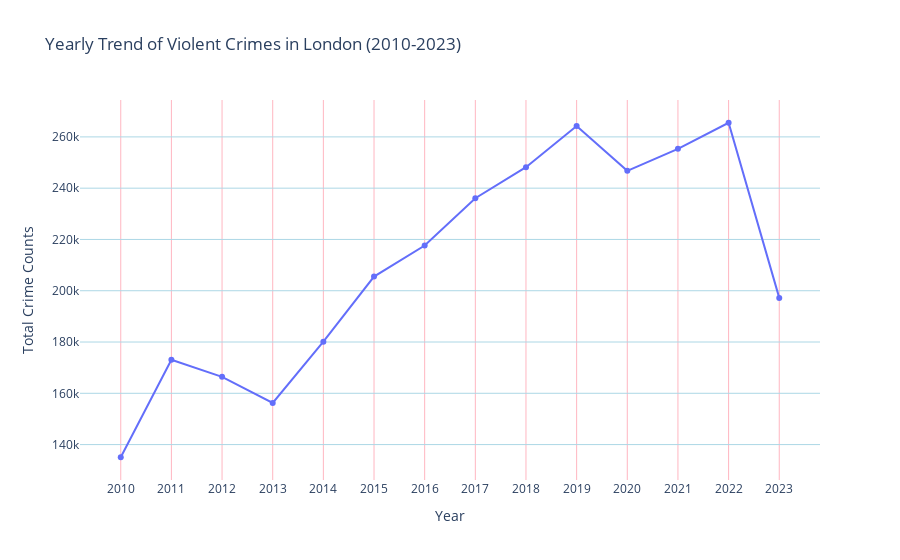

The code cell stored with this chart in its notebook:
### Code cell
# Extracting year from the columns and summing up the crimes for each year
yearly_totals = violent_crimes_data.drop(columns=['Major Category', 'Minor Category', 'Borough', 'LSOA Name', 'LSOA Code']).sum().reset_index()
yearly_totals['Year'] = yearly_totals['index'].str[:4]
yearly_sum = yearly_totals.groupby('Year').sum()

'''# Line Chart: Yearly trend of violent crimes for the entire city of London
plt.figure(figsize=(15, 6))
sns.lineplot(x=yearly_sum.index, y=yearly_sum[0], marker="o", color="b")
plt.title('Yearly Trend of Violent Crimes in London (2010-2023)', fontsize=15)
plt.xlabel('Year', fontsize=12)
plt.ylabel('Total Crime Counts', fontsize=12)
plt.grid(True, which="both", ls="--")
plt.tight_layout()
plt.show()'''

fig = px.line(yearly_sum, x=yearly_sum.index, y=yearly_sum.columns[0],
              markers=True, title='Yearly Trend of Violent Crimes in London (2010-2023)',
              labels={'x': 'Year', 'y': 'Total Crime Counts'})

fig.update_layout(xaxis_title='Year',
                  yaxis_title='Total Crime Counts',
                  xaxis=dict(showgrid=True, gridwidth=1, gridcolor='LightPink'),
                  yaxis=dict(showgrid=True, gridwidth=1, gridcolor='LightBlue'),
                  plot_bgcolor='white')

fig.show()

### Figure 1 — Plotly figure (JSON) as saved in the notebook; plotly's stock layout.template omitted (floating-point values rounded to 4 significant figures)
{"data": [{"hovertemplate": "Year=%{x}<br>0=%{y}<extra></extra>", "legendgroup": "", "line": {"color": "#636efa", "dash": "solid"}, "marker": {"symbol": "circle"}, "mode": "markers+lines", "name": "", "orientation": "v", "showlegend": false, "type": "scatter", "x": ["2010", "2011", "2012", "2013", "2014", "2015", "2016", "2017", "2018", "2019", "2020", "2021", "2022", "2023"], "xaxis": "x", "y": [135059, 173090, 166415, 156231, 180112, 205507, 217633, 236094, 248196, 264260, 246775, 255331, 265519, 197209], "yaxis": "y"}], "layout": {"legend": {"tracegroupgap": 0}, "plot_bgcolor": "white", "title": {"text": "Yearly Trend of Violent Crimes in London (2010-2023)"}, "xaxis": {"anchor": "y", "domain": [0, 1], "gridcolor": "LightPink", "gridwidth": 1, "showgrid": true, "title": {"text": "Year"}}, "yaxis": {"anchor": "x", "domain": [0, 1], "gridcolor": "LightBlue", "gridwidth": 1, "showgrid": true, "title": {"text": "Total Crime Counts"}}}}
